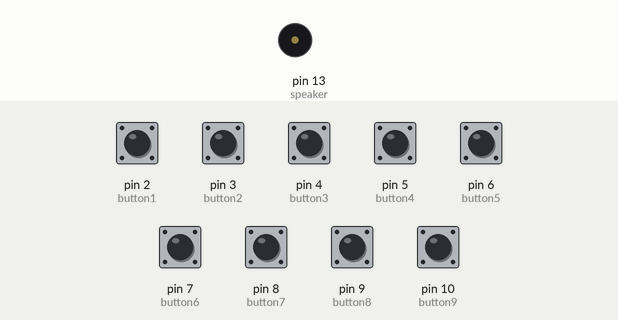
A sketch run on a simulated Arduino Uno, built with avr-gcc and run on an emulated ATmega328P. On the bench: buzzer (waves = sounding). Inputs (shaded band) come from the test bench; at power-on: pin 2 (button1), pin 3 (button2), pin 4 (button3), pin 5 (button4), pin 6 (button5), pin 7 (button6), pin 8 (button7), pin 9 (button8), pin 10 (button9) LOW.

Above: at 1.2 s.
1.3 s: pin 2 (button1) pulled HIGH for 0.15 s
At 1.42 s:
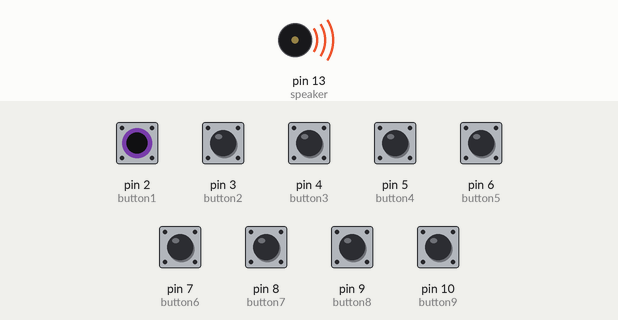
Timing chart, 0 to 4.3 s (numbered marks = the images above; inputs shaded):
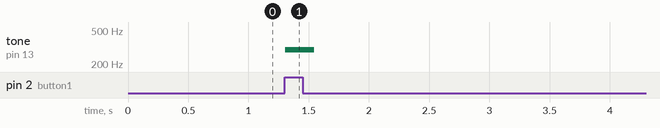

The sketch:

Piano.ino
```cpp
/*
 Defining the pin numbers of buttons
*/
int button1 = 2;
int button2 = 3;
int button3 = 4;
int button4 = 5;
int button5 = 6;
int button6 = 7;
int button7 = 8;
int button8 = 9;
int button9 = 10;

int speaker = 13; //speaking pin

void setup()
{
  pinMode(button1, INPUT);
  pinMode(button2, INPUT);
  pinMode(button3, INPUT);
  pinMode(button4, INPUT);
  pinMode(button5, INPUT);
  pinMode(button6, INPUT);
  pinMode(button7, INPUT);
  pinMode(button8, INPUT);
  pinMode(button9, INPUT);

  pinMode(speaker, OUTPUT);
}

void loop()
{
  int b1 = digitalRead(button1);
  int b2 = digitalRead(button2);
  int b3 = digitalRead(button3);
  int b4 = digitalRead(button4);
  int b5 = digitalRead(button5);
  int b6 = digitalRead(button6);
  int b7 = digitalRead(button7);
  int b8 = digitalRead(button8);
  int b9 = digitalRead(button9);


      if ( b1 == 1 )
    {
    tone(speaker,293,100);     //D4 Note
    }
      if ( b2 == 1 )
    {
      tone(speaker,311,100);   //D#4 Note
    }
      if( b3 == 1 )
    {
      tone(speaker,349,100);   //F4 Note
    }
      if ( b4 == 1 )
    {
      tone(speaker,392,100);   //G4 Note
    }
      if  ( b5 == 1 )
    {
      tone(speaker,440,100);   //A4 Note
    }
      if  ( b6 == 1 )
    {
      tone(speaker,466,100);   //A#4 Note
    }
      if  ( b7 == 1 )
    {
      tone(speaker,523,100);   //C5 Note
    }
      if  ( b8 == 1 )
    {
      tone(speaker,587,100);   //D5 Note
    }
      if ( b9 == 1 )
    {
      tone(speaker,622,100);   //D#5 Note
    }

  delay(10);

}
```

Measured:
- after the input at 1.3 s, tone on pin 13 (speaker): silent → 293 Hz at once, → silent 0.24 s later
